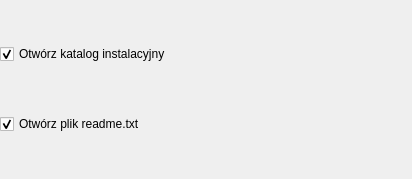
<?xml version="1.0" encoding="UTF-8"?>
<ui version="4.0">
 <class>ReadMeCheckBoxForm</class>
 <widget class="QWidget" name="ReadMeCheckBoxForm">
  <property name="geometry">
   <rect>
    <x>0</x>
    <y>0</y>
    <width>412</width>
    <height>179</height>
   </rect>
  </property>
  <layout class="QVBoxLayout" name="verticalLayout">
   <property name="leftMargin">
    <number>0</number>
   </property>
   <property name="topMargin">
    <number>0</number>
   </property>
   <property name="rightMargin">
    <number>0</number>
   </property>
   <property name="bottomMargin">
    <number>0</number>
   </property>
   <item>
    <widget class="QCheckBox" name="openMeCheckBox">
     <property name="text">
      <string>Otwórz katalog instalacyjny</string>
     </property>
     <property name="checked">
      <bool>true</bool>
     </property>
    </widget>
   </item>
   <item>
    <widget class="QCheckBox" name="readMeCheckBox">
     <property name="text">
      <string>Otwórz plik readme.txt</string>
     </property>
     <property name="checked">
      <bool>true</bool>
     </property>
     <property name="tristate">
      <bool>false</bool>
     </property>
    </widget>
   </item>
  </layout>
 </widget>
 <resources/>
 <connections/>
</ui>
